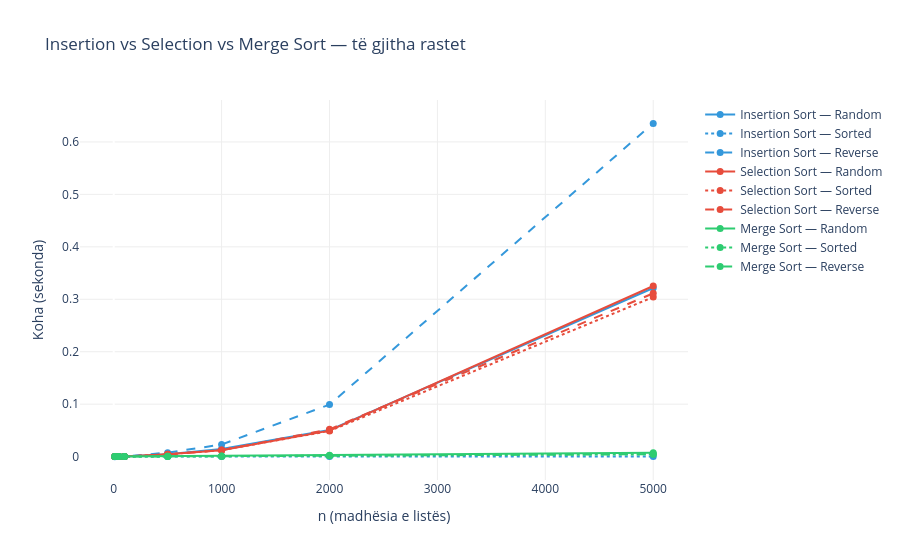

The notebook cell this image was saved under:
### Code cell
import time
import random
import plotly.graph_objects as go


def insertion_sort(lista):
    n = len(lista)
    for i in range(1, n):
        vlera = lista[i]
        j = i - 1
        while j >= 0 and lista[j] > vlera:
            lista[j + 1] = lista[j]
            j -= 1
        lista[j + 1] = vlera
    return lista


def selection_sort(lista):
    n = len(lista)
    for i in range(n - 1):
        min_idx = i
        for j in range(i + 1, n):
            if lista[j] < lista[min_idx]:
                min_idx = j
        lista[i], lista[min_idx] = lista[min_idx], lista[i]
    return lista


def merge_sort(lista):
    if len(lista) <= 1:
        return lista
    mid = len(lista) // 2
    left  = merge_sort(lista[:mid])
    right = merge_sort(lista[mid:])
    res, i, j = [], 0, 0
    while i < len(left) and j < len(right):
        if left[i] <= right[j]: res.append(left[i]); i += 1
        else:                   res.append(right[j]); j += 1
    res.extend(left[i:]); res.extend(right[j:])
    return res


def mat_kohen(funksioni, lista):
    c = lista.copy()
    t = time.perf_counter()
    funksioni(c)
    return time.perf_counter() - t


madhesite = [10, 50, 100, 500, 1000, 2000, 5000]
raste     = ["Random", "Sorted", "Reverse"]
colors    = {"Insertion Sort": "#3498db", "Selection Sort": "#e74c3c", "Merge Sort": "#2ecc71"}

rezultatet = {alg: {r: [] for r in raste} for alg in colors}

for n in madhesite:
    listat = {
        "Random":  random.sample(range(n * 10), n),
        "Sorted":  list(range(n)),
        "Reverse": list(range(n, 0, -1)),
    }
    for rast, lst in listat.items():
        rezultatet["Insertion Sort"][rast].append(mat_kohen(insertion_sort, lst))
        rezultatet["Selection Sort"][rast].append(mat_kohen(selection_sort, lst))
        rezultatet["Merge Sort"][rast].append(mat_kohen(merge_sort, lst))

fig = go.Figure()

for alg, color in colors.items():
    for rast in raste:
        kohet = rezultatet[alg][rast]
        ht    = [f"{alg}<br>Rasti: {rast}<br>n={n}<br>Koha: {k*1000:.4f} ms"
                 for n, k in zip(madhesite, kohet)]
        dash  = "solid" if rast == "Random" else ("dot" if rast == "Sorted" else "dash")
        fig.add_trace(go.Scatter(
            x=madhesite, y=kohet,
            name=f"{alg} — {rast}",
            line=dict(color=color, width=2, dash=dash),
            mode="lines+markers", marker=dict(size=7),
            text=ht, hovertemplate="%{text}<extra></extra>"
        ))

fig.update_layout(
    title="Insertion vs Selection vs Merge Sort — të gjitha rastet",
    xaxis=dict(title="n (madhësia e listës)"),
    yaxis=dict(title="Koha (sekonda)"),
    hoverlabel=dict(bgcolor="#1e1e2e", font_color="white", font_size=11),
    plot_bgcolor="white",
    legend=dict(groupclick="toggleitem")
)
fig.update_yaxes(gridcolor="#eeeeee")
fig.update_xaxes(gridcolor="#eeeeee")
fig.show()

### Figure 1 — Plotly figure (JSON) as saved in the notebook; plotly's stock layout.template omitted (floating-point values rounded to 4 significant figures)
{"data": [{"hovertemplate": "%{text}<extra></extra>", "line": {"color": "#3498db", "dash": "solid", "width": 2}, "marker": {"size": 7}, "mode": "lines+markers", "name": "Insertion Sort — Random", "text": ["Insertion Sort<br>Rasti: Random<br>n=10<br>Koha: 0.0051 ms", "Insertion Sort<br>Rasti: Random<br>n=50<br>Koha: 0.0431 ms", "Insertion Sort<br>Rasti: Random<br>n=100<br>Koha: 0.1855 ms", "Insertion Sort<br>Rasti: Random<br>n=500<br>Koha: 4.7087 ms", "Insertion Sort<br>Rasti: Random<br>n=1000<br>Koha: 14.6918 ms", "Insertion Sort<br>Rasti: Random<br>n=2000<br>Koha: 50.5708 ms", "Insertion Sort<br>Rasti: Random<br>n=5000<br>Koha: 321.4259 ms"], "type": "scatter", "x": [10, 50, 100, 500, 1000, 2000, 5000], "y": [5.125e-06, 4.312e-05, 0.0001855, 0.004709, 0.01469, 0.05057, 0.3214]}, {"hovertemplate": "%{text}<extra></extra>", "line": {"color": "#3498db", "dash": "dot", "width": 2}, "marker": {"size": 7}, "mode": "lines+markers", "name": "Insertion Sort — Sorted", "text": ["Insertion Sort<br>Rasti: Sorted<br>n=10<br>Koha: 0.0014 ms", "Insertion Sort<br>Rasti: Sorted<br>n=50<br>Koha: 0.0049 ms", "Insertion Sort<br>Rasti: Sorted<br>n=100<br>Koha: 0.0090 ms", "Insertion Sort<br>Rasti: Sorted<br>n=500<br>Koha: 0.0413 ms", "Insertion Sort<br>Rasti: Sorted<br>n=1000<br>Koha: 0.0632 ms", "Insertion Sort<br>Rasti: Sorted<br>n=2000<br>Koha: 0.1160 ms", "Insertion Sort<br>Rasti: Sorted<br>n=5000<br>Koha: 0.4003 ms"], "type": "scatter", "x": [10, 50, 100, 500, 1000, 2000, 5000], "y": [1.417e-06, 4.875e-06, 9e-06, 4.133e-05, 6.321e-05, 0.000116, 0.0004003]}, {"hovertemplate": "%{text}<extra></extra>", "line": {"color": "#3498db", "dash": "dash", "width": 2}, "marker": {"size": 7}, "mode": "lines+markers", "name": "Insertion Sort — Reverse", "text": ["Insertion Sort<br>Rasti: Reverse<br>n=10<br>Koha: 0.0051 ms", "Insertion Sort<br>Rasti: Reverse<br>n=50<br>Koha: 0.0970 ms", "Insertion Sort<br>Rasti: Reverse<br>n=100<br>Koha: 0.3791 ms", "Insertion Sort<br>Rasti: Reverse<br>n=500<br>Koha: 7.5562 ms", "Insertion Sort<br>Rasti: Reverse<br>n=1000<br>Koha: 22.9766 ms", "Insertion Sort<br>Rasti: Reverse<br>n=2000<br>Koha: 99.1822 ms", "Insertion Sort<br>Rasti: Reverse<br>n=5000<br>Koha: 635.3849 ms"], "type": "scatter", "x": [10, 50, 100, 500, 1000, 2000, 5000], "y": [5.125e-06, 9.704e-05, 0.0003791, 0.007556, 0.02298, 0.09918, 0.6354]}, {"hovertemplate": "%{text}<extra></extra>", "line": {"color": "#e74c3c", "dash": "solid", "width": 2}, "marker": {"size": 7}, "mode": "lines+markers", "name": "Selection Sort — Random", "text": ["Selection Sort<br>Rasti: Random<br>n=10<br>Koha: 0.0053 ms", "Selection Sort<br>Rasti: Random<br>n=50<br>Koha: 0.0534 ms", "Selection Sort<br>Rasti: Random<br>n=100<br>Koha: 0.1999 ms", "Selection Sort<br>Rasti: Random<br>n=500<br>Koha: 4.5596 ms", "Selection Sort<br>Rasti: Random<br>n=1000<br>Koha: 12.3632 ms", "Selection Sort<br>Rasti: Random<br>n=2000<br>Koha: 49.5991 ms", "Selection Sort<br>Rasti: Random<br>n=5000<br>Koha: 325.3424 ms"], "type": "scatter", "x": [10, 50, 100, 500, 1000, 2000, 5000], "y": [5.25e-06, 5.342e-05, 0.0001999, 0.00456, 0.01236, 0.0496, 0.3253]}, {"hovertemplate": "%{text}<extra></extra>", "line": {"color": "#e74c3c", "dash": "dot", "width": 2}, "marker": {"size": 7}, "mode": "lines+markers", "name": "Selection Sort — Sorted", "text": ["Selection Sort<br>Rasti: Sorted<br>n=10<br>Koha: 0.0039 ms", "Selection Sort<br>Rasti: Sorted<br>n=50<br>Koha: 0.0513 ms", "Selection Sort<br>Rasti: Sorted<br>n=100<br>Koha: 0.1979 ms", "Selection Sort<br>Rasti: Sorted<br>n=500<br>Koha: 4.3744 ms", "Selection Sort<br>Rasti: Sorted<br>n=1000<br>Koha: 12.5220 ms", "Selection Sort<br>Rasti: Sorted<br>n=2000<br>Koha: 48.8911 ms", "Selection Sort<br>Rasti: Sorted<br>n=5000<br>Koha: 304.2293 ms"], "type": "scatter", "x": [10, 50, 100, 500, 1000, 2000, 5000], "y": [3.917e-06, 5.133e-05, 0.0001979, 0.004374, 0.01252, 0.04889, 0.3042]}, {"hovertemplate": "%{text}<extra></extra>", "line": {"color": "#e74c3c", "dash": "dash", "width": 2}, "marker": {"size": 7}, "mode": "lines+markers", "name": "Selection Sort — Reverse", "text": ["Selection Sort<br>Rasti: Reverse<br>n=10<br>Koha: 0.0042 ms", "Selection Sort<br>Rasti: Reverse<br>n=50<br>Koha: 0.0543 ms", "Selection Sort<br>Rasti: Reverse<br>n=100<br>Koha: 0.2003 ms", "Selection Sort<br>Rasti: Reverse<br>n=500<br>Koha: 3.9287 ms", "Selection Sort<br>Rasti: Reverse<br>n=1000<br>Koha: 12.3189 ms", "Selection Sort<br>Rasti: Reverse<br>n=2000<br>Koha: 52.0612 ms", "Selection Sort<br>Rasti: Reverse<br>n=5000<br>Koha: 311.2903 ms"], "type": "scatter", "x": [10, 50, 100, 500, 1000, 2000, 5000], "y": [4.209e-06, 5.429e-05, 0.0002003, 0.003929, 0.01232, 0.05206, 0.3113]}, {"hovertemplate": "%{text}<extra></extra>", "line": {"color": "#2ecc71", "dash": "solid", "width": 2}, "marker": {"size": 7}, "mode": "lines+markers", "name": "Merge Sort — Random", "text": ["Merge Sort<br>Rasti: Random<br>n=10<br>Koha: 0.0143 ms", "Merge Sort<br>Rasti: Random<br>n=50<br>Koha: 0.0745 ms", "Merge Sort<br>Rasti: Random<br>n=100<br>Koha: 0.1663 ms", "Merge Sort<br>Rasti: Random<br>n=500<br>Koha: 0.7744 ms", "Merge Sort<br>Rasti: Random<br>n=1000<br>Koha: 1.2403 ms", "Merge Sort<br>Rasti: Random<br>n=2000<br>Koha: 2.4110 ms", "Merge Sort<br>Rasti: Random<br>n=5000<br>Koha: 7.3418 ms"], "type": "scatter", "x": [10, 50, 100, 500, 1000, 2000, 5000], "y": [1.429e-05, 7.446e-05, 0.0001663, 0.0007744, 0.00124, 0.002411, 0.007342]}, {"hovertemplate": "%{text}<extra></extra>", "line": {"color": "#2ecc71", "dash": "dot", "width": 2}, "marker": {"size": 7}, "mode": "lines+markers", "name": "Merge Sort — Sorted", "text": ["Merge Sort<br>Rasti: Sorted<br>n=10<br>Koha: 0.0090 ms", "Merge Sort<br>Rasti: Sorted<br>n=50<br>Koha: 0.0539 ms", "Merge Sort<br>Rasti: Sorted<br>n=100<br>Koha: 0.1210 ms", "Merge Sort<br>Rasti: Sorted<br>n=500<br>Koha: 0.4957 ms", "Merge Sort<br>Rasti: Sorted<br>n=1000<br>Koha: 0.6969 ms", "Merge Sort<br>Rasti: Sorted<br>n=2000<br>Koha: 1.7005 ms", "Merge Sort<br>Rasti: Sorted<br>n=5000<br>Koha: 4.3958 ms"], "type": "scatter", "x": [10, 50, 100, 500, 1000, 2000, 5000], "y": [9.042e-06, 5.392e-05, 0.000121, 0.0004957, 0.0006969, 0.0017, 0.004396]}, {"hovertemplate": "%{text}<extra></extra>", "line": {"color": "#2ecc71", "dash": "dash", "width": 2}, "marker": {"size": 7}, "mode": "lines+markers", "name": "Merge Sort — Reverse", "text": ["Merge Sort<br>Rasti: Reverse<br>n=10<br>Koha: 0.0099 ms", "Merge Sort<br>Rasti: Reverse<br>n=50<br>Koha: 0.0601 ms", "Merge Sort<br>Rasti: Reverse<br>n=100<br>Koha: 0.1275 ms", "Merge Sort<br>Rasti: Reverse<br>n=500<br>Koha: 0.4580 ms", "Merge Sort<br>Rasti: Reverse<br>n=1000<br>Koha: 0.7285 ms", "Merge Sort<br>Rasti: Reverse<br>n=2000<br>Koha: 1.6482 ms", "Merge Sort<br>Rasti: Reverse<br>n=5000<br>Koha: 4.6200 ms"], "type": "scatter", "x": [10, 50, 100, 500, 1000, 2000, 5000], "y": [9.917e-06, 6.013e-05, 0.0001275, 0.000458, 0.0007285, 0.001648, 0.00462]}], "layout": {"hoverlabel": {"bgcolor": "#1e1e2e", "font": {"color": "white", "size": 11}}, "legend": {"groupclick": "toggleitem"}, "plot_bgcolor": "white", "title": {"text": "Insertion vs Selection vs Merge Sort — të gjitha rastet"}, "xaxis": {"gridcolor": "#eeeeee", "title": {"text": "n (madhësia e listës)"}}, "yaxis": {"gridcolor": "#eeeeee", "title": {"text": "Koha (sekonda)"}}}}
